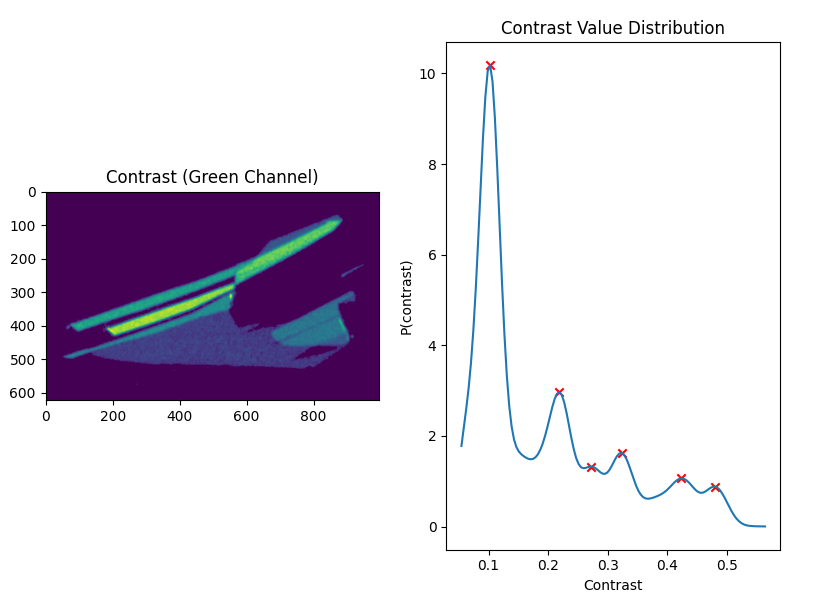
#> input picture src/Example1.png, 813 x 605 px; its folder holds only this picture in this run
$ python ImageAnalyzer.py --image Example1.png --dir .
#> lines starting #> are read from the running program, lines starting #| are printed output that depends on the picture
# Author:      Adam Robinson
# Description: This file contains code that breaks down how microscope
#              images are processed by ScanProcessing.py. This allows the
#              user to troubleshoot when the system is not properly
#              identifying flakes. Often times, this means diagnosing
#              issues such as incorrect exposure time, image noise, etc.

import code
import sys
import os
import time
import cv2
import argparse
import json
import shutil
import numpy              as np
import matplotlib.pyplot  as plt
import matplotlib.patches as patches

from multiprocessing import Pool
from ImageProcessor  import ImageProcessor, FlakeExtractor
from Progress        import ProgressBar
from scipy.stats     import gaussian_kde
from sklearn.cluster import KMeans
from sklearn.metrics import silhouette_score

colors = [
	"#F0A3FF", "#0075DC", "#993F00",
	"#4C005C", "#191919", "#005C31",
	"#2BCE48", "#FFCC99", "#808080",
	"#94FFB5", "#8F7C00", "#9DCC00",
	"#C20088", "#003380", "#FFA405",
	"#FFA8BB", "#426600", "#FF0010",
	"#5EF1F2", "#00998F", "#E0FF66",
	"#740AFF", "#990000", "#FF5005"
]

def torgb(h):
	return [int(h[1:3], 16), int(h[3:5], 16), int(h[5:7], 16)]

def getFiles(directory):
	entries = os.listdir(directory)

	results = []
	for entry in entries:
		try:
			path = os.path.join(directory, entry)

		except FileNotFoundError as ex:
			# Its possible for a file to get deleted between the call
			# to os.listdir and the calls to getctime and getmtime.
			continue

		ext = entry.split(".")[-1].lower()
		if ext == 'png':
			results.append(path)

	return results
# Process the command line arguments supplied to the program.
def preprocess(args_specification):
	parser = argparse.ArgumentParser(description=args_specification['description'])

	types = {'str': str, 'int': int, 'float': float}

	for argument in args_specification['arguments']:
		spec = argument['spec']
		if 'type' in spec:
			spec['type'] = types[spec['type']]
		parser.add_argument(
			*argument['names'],
			**spec
		)

	args = parser.parse_args()

	return args

def debug_show(img, line):
	plt.imshow(img)
	plt.title("Line: %d"%line)
	plt.show()

if __name__ == '__main__':
	# Load the arguments file.
	with open("ImageAnalyzer.json", 'r') as file:
#> (reads src/ImageAnalyzer.json from the repository)
		args_specification = json.loads(file.read())
	args = preprocess(args_specification)

	# The plan is to use this program as a testing ground for better
	# ways to analyze images and more accurately extract flake geometry.
	# This is being done to address the following issue:
	#
	# BGMM and other clustering methods are good at differentiating
	# different flake thicknesses within the same flake, but they
	# are slow and it is hard to determine how many clusters the BGMM
	# should be allowed to fit.
	#
	# The more classical method is fast but does a poor job of differentiating
	# between different thicknesses in the same flake.

	files = getFiles(args.image_dir)
	img   = cv2.imread(args.image)
#> img is the input picture: shape (605, 813, 3); mean B, G, R 228.8, 218.8, 224.2

	# plt.imshow(img)
	# plt.show()


	start_preprocess = time.time_ns()
	# ===========================================
	# TEST METHOD ONE
	# ===========================================
	# This will use k-means to fit the HSV space of the image without
	# denoising and with a downscaled version of the image. This is purely
	# for the purpose of defining the outer contours of flakes. The contrast
	# method will be used to determine thickness.


	# Determined that this needs to be a multi-pass system. The first pass
	# will use parameter 18 to find the thicker stuff. The system will then mask
	# out every flake found that way and run the whole thing again with parameter
	# 12. This should allow it to find the fainter stuff, which is also generally
	# smaller.
	ds_factor    = 1 / 10
	bg_tolerance = 12

	# Downscale by a factor of 8 so that the k-means won't take forever.
	img_ds = cv2.resize(img, (0, 0), fx=ds_factor, fy=ds_factor)
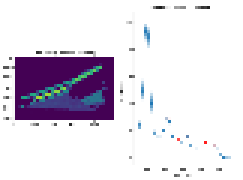
#> img_ds: shape (60, 81, 3) (shown 3 times larger); mean B, G, R 229.4, 219.1, 224.6

	# Convert to HSV
	hsv_img_ds = cv2.cvtColor(img_ds, cv2.COLOR_BGR2HSV)
#> hsv_img_ds: shape (60, 81, 3); mean H, S, V 20.3, 33.6, 230

	# plt.imshow(hsv_img_ds)
	# plt.show()

	# Run k-means
	# First, reshape the image pixels so that they match the
	# format expected by sklearn.
	hsv_ds_input = hsv_img_ds.reshape((
		hsv_img_ds.shape[0] * hsv_img_ds.shape[1],
		3
	))

	# Run k-means with two clusters. This should do a decent job of
	# separating the background from the flakes. We will take the mean
	# of everything classified as background as the background color.
	kmeans_model    = KMeans(n_clusters=2).fit(hsv_ds_input)
	classifications = kmeans_model.predict(hsv_ds_input)
#> classifications = 4860 values, max 1 at index 777, min 0 at index 0, mean 0.147


	bg_class = None
	bg_color = None
	c_0      = hsv_ds_input[classifications == 0]
	c_1      = hsv_ds_input[classifications == 1]
#> c_1 = 714 rows, first 8: [102, 147, 198], [102, 199, 183], [102, 126, 205], [102, 175, 189], [102, 185, 187], [102, 126, 204], [144, 252, 84], [144, 252, 84]

	if c_0.shape[0] > c_1.shape[0]:
		bg_class = 0
		bg_color = hsv_ds_input[classifications == 0].mean(axis=0)
#> bg_color = [0.887, 0.392, 252]
	else:
		bg_class = 1
		bg_color = hsv_ds_input[classifications == 1].mean(axis=0)


	bg_color = bg_color.astype(np.uint8)
#> bg_color = [0, 0, 252]
	print("BG COLOR: [%d, %d, %d]"%(bg_color[0], bg_color[1], bg_color[2]))
#| BG COLOR: [0, 0, 252]

	end_preprocess = time.time_ns()

	print("Preprocessing: %fs"%((end_preprocess - start_preprocess) / 1e9))

	# Here we subtract the background from each image in the directory.
	# We will do all of the subtraction at once so that we can time it.

	# First, load all of the image files.
	images = [cv2.imread(imfile) for imfile in files]
#> images = 1 item

	start = time.time_ns()

	bg_removed_images = []
	for image in images:

		# Here we will create a mask that just determines the difference in the hue
		# channel and makes sure it is within bg_tolerance of the background value.
		img_hsv          = cv2.cvtColor(image, cv2.COLOR_BGR2HSV)
		bg_removed       = img_hsv.reshape((
			img_hsv.shape[0] * img_hsv.shape[1],
			3
		))
		bg_removed_hue   = bg_removed[:, 0]
		# We need to increase the bit depth and make this signed
		# so that we don't get overflow
		bg_removed_hue  = bg_removed_hue.astype(np.int16)
		sub             = np.abs(bg_removed_hue - bg_color[0])
		# Plot the difference for inspection.
		diff_img = sub.reshape((
			img_hsv.shape[0],
			img_hsv.shape[1],
			1
		))
		#plt.imshow(diff_img)
		#plt.show()

		bg_removed_2 = bg_removed.copy()

		# Use 18 for the initial pass.
		mask             = sub < bg_tolerance
		bg_removed[mask] = [0, 0, 0]

		# Use 12 for a secondary pass.
		# bg_tolerance = 12
		# mask         = sub < bg_tolerance
		# bg_removed_2[mask] = [0, 0, 0]

		# Make a mask that is just the stuff from the first pass,
		# dilated. We will use this to cover up everything that was
		# found in the first pass.
		#first_pass_mask = sub < 18


		bg_removed_rgb_img = bg_removed.reshape((
			img_hsv.shape[0],
			img_hsv.shape[1],
			3
		))

		bg_removed_rgb_img = cv2.cvtColor(bg_removed_rgb_img, cv2.COLOR_HSV2RGB)
		bg_removed_images.append(bg_removed_rgb_img)
#> this loop made 1 pass
#> pass 1, `diff_img = sub.reshape(( img_hsv.shape[0], img_hsv.shape[1], 1 ))`:
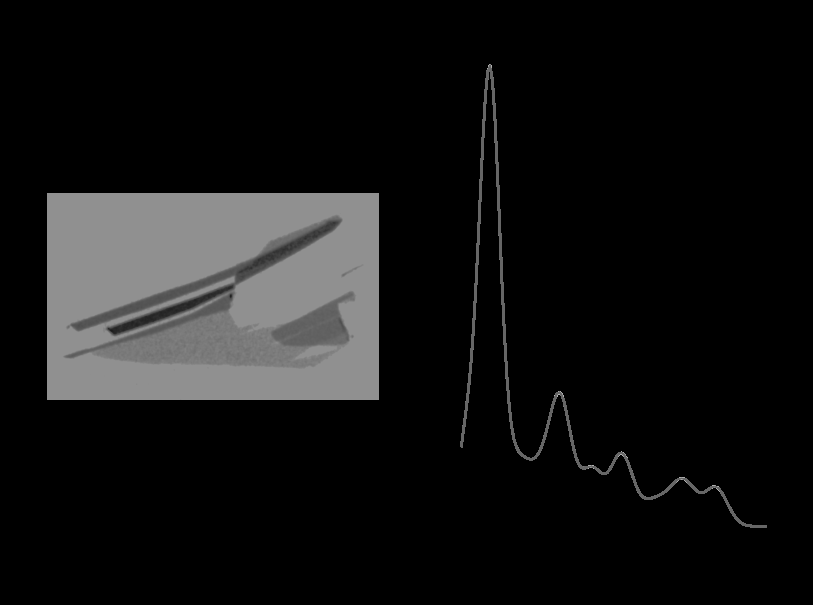
#> diff_img: shape (605, 813, 1) int16; min 0, max 179, mean 19.6
#> pass 1, `bg_removed_rgb_img = cv2.cvtColor(bg_removed_rgb_img, cv2.COLOR_HSV2RGB)`:
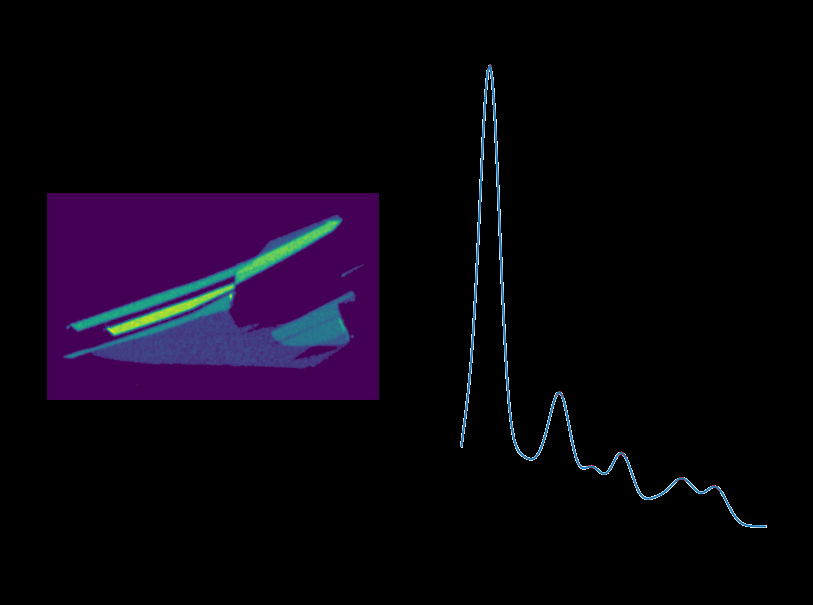
#> bg_removed_rgb_img: shape (605, 813, 3); mean R, G, B 10, 4.7, 14.9
#> after the loop, bg_removed_images = 1 item

	end = time.time_ns()

	print("Directory processing: %fs"%((end - start) / 1e9))

	for img, original in zip(bg_removed_images, images):
		fig, (ax1, ax2) = plt.subplots(1, 2)
		ax1.imshow(img)

		original = cv2.cvtColor(original, cv2.COLOR_BGR2RGB)
		ax2.imshow(original)
		plt.show()
#> this loop made 1 pass
#> pass 1, `plt.show()`:
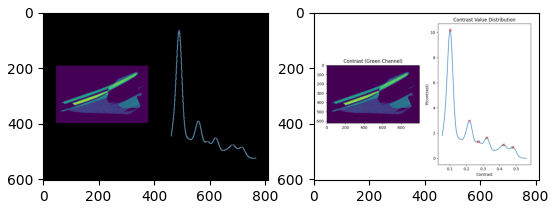
#> figure drawn by matplotlib, 2 panels


	# silhouette_scores = []

	# for n_classes in range(2, 12):

	# 	# n_classes    = 6
	# 	kmeans_model = KMeans(n_clusters=n_classes).fit(hsv_ds_input)

	# 	classifications = kmeans_model.predict(hsv_ds_input)

	# 	class_img_ds = hsv_img_ds.copy()
	# 	class_img_ds = class_img_ds.reshape((
	# 		class_img_ds.shape[0] * class_img_ds.shape[1],
	# 		3
	# 	))

	# 	# Color each pixel based on its cluster.
	# 	for c in range(n_classes):
	# 		class_img_ds[classifications == c] = torgb(colors[c])

	# 	class_img_ds = class_img_ds.reshape((
	# 		hsv_img_ds.shape[0],
	# 		hsv_img_ds.shape[1],
	# 		3
	# 	))

	# 	# class_img_us = cv2.resize(
	# 	# 	class_img_ds,
	# 	# 	(2448, 2048),
	# 	# 	interpolation=cv2.INTER_CUBIC
	# 	# )

	# 	plt.imshow(class_img_ds)
	# 	plt.title(str(n_classes))
	# 	plt.show()

	# 	score = silhouette_score(hsv_ds_input, classifications, sample_size=3000)
	# 	silhouette_scores.append(score)

	# plt.plot(range(3, 12), silhouette_scores)
	# plt.show()
	exit()
#> (the program exits here)
